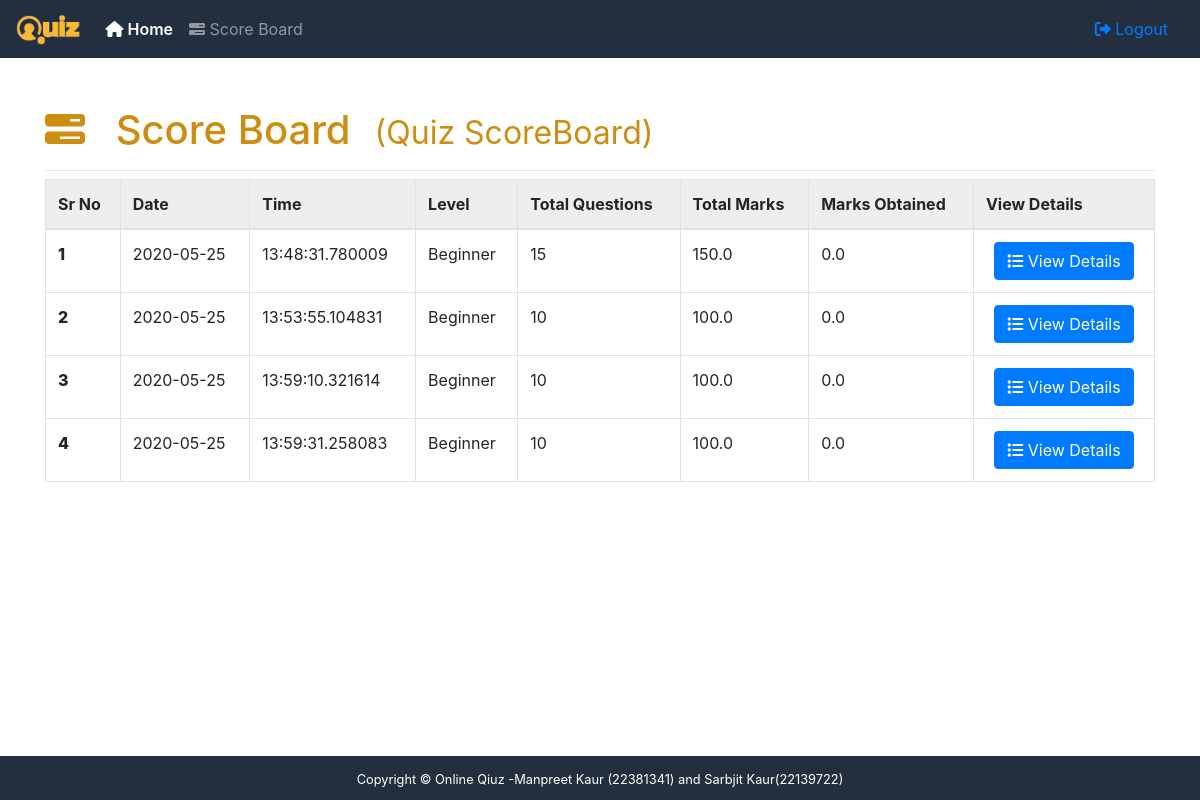
The page /scoreboard (signed in) on the database its author committed.
### app/user/models.py (models this page shows, shortened)
class UserScoreBoard(db.Model):
    id = db.Column(db.Integer, primary_key=True)
    user_id = db.Column(db.Integer, db.ForeignKey('user.id'),
                        nullable=False)
    user = db.relationship("User", foreign_keys=user_id)
    test_time = db.Column(db.TIMESTAMP, nullable=False)
    level_id = db.Column(db.Integer, db.ForeignKey('level.id'),
                         nullable=True)
    level = db.relationship("Level", foreign_keys=level_id)
    @property
    def get_test_date(self):
        return str(self.test_time.date())
    @property
    def get_test_time(self):
        return str(self.test_time.time())
    @property
    def get_scoreboard_details(self):
        return ScoreBoardDetail.query.filter(ScoreBoardDetail.scoreboard_id == self.id)
    @property
    def total_questions(self):
        return self.get_scoreboard_details.count()
    @property
    def total_marks(self):
        total = 0
        for i in self.get_scoreboard_details.all():
            try:
                total += float(i.total_marks)
            except:
                total += 0
        return total
    @property
    def obtained_marks(self):
        total = 0
        for i in self.get_scoreboard_details.all():
            try:
                total += float(i.obtained_marks)
            except:
                total+= 0
        return total

class ScoreBoardDetail(db.Model):
    id = db.Column(db.Integer, primary_key=True)
    scoreboard_id = db.Column(db.Integer, db.ForeignKey('user_score_board.id'),
                              nullable=False)
    level = db.Column(db.Text, nullable=False)
    question_type = db.Column(db.Enum(ScoreBoardQuestionType), nullable=False)
    total_marks = db.Column(db.Integer, nullable=False)
    obtained_marks = db.Column(db.Integer, nullable=True)
    feedback = db.Column(db.Text,nullable=True,default="")

### app/admin/models.py (models this page shows, shortened)
class Level(db.Model):
    id = db.Column(db.Integer, primary_key=True)
    name = db.Column(db.String(120), unique=True, nullable=False)
    image = db.Column(db.String(120), unique=False, nullable=False)
    priority = db.Column(db.Integer, unique=True, nullable=False)

### app/user/controller.py (the view)
@user_routes.route('/scoreboard')
@login_required
def scoreboard():
    scoreboard_ = UserScoreBoard.query.filter(
        UserScoreBoard.user_id == json.loads(session['quizuser'])['user_id']).all()
    return render_template("user/scoreboard.html", scoreboard=scoreboard_)

### app/user/__init__.py (called while the page is built)
def login_required(f):
    @wraps(f)
    def wrap(*args, **kwargs):
        if 'quizuser' in session:
            return f(*args, **kwargs)
        else:
            flash("You need to login first","danger")
            return redirect(url_for('user.login_page'))
    return wrap

### app/user/controller.py (called while the page is built)
@user_routes.before_request
def check_for_level():
    if request.endpoint == "user.user_quiz":
        level = Level.query.filter(Level.id == request.view_args['id_']).first()
        score_boards = UserScoreBoard.query.filter(
            UserScoreBoard.user_id == json.loads(session['quizuser'])['user_id']).order_by(-UserScoreBoard.level_id)

@user_routes.after_request
def after_request(response):
    response.headers["Cache-Control"] = "no-cache, no-store, must-revalidate"
    return response

### app/templates/user/scoreboard.html
{% extends 'user/base.html' %}
{% block content %}
<div class="container">
    <div class="table-responsive">
        <h1 class="mt-5"><i class="fa fa-tasks"></i> Score Board<small class="ml-4">(Quiz ScoreBoard)</small></h1>
        <hr class="mb-2"/>
        <table class="table table-bordered">
            <thead>
                <tr>
                    <th>Sr No</th>
                    <th>Date</th>
                    <th>Time</th>
                    <th>Level</th>
                    <th>Total Questions</th>
                    <th>Total Marks</th>
                    <th>Marks Obtained</th>
                    <th>View Details</th>
                </tr>
            </thead>
            <tbody>
                {% for board in scoreboard %}
                    <tr>
                        <td>{{ loop.index }}</td>
                        <td>{{ board.get_test_date }}</td>
                        <td>{{ board.get_test_time }}</td>
                        <td>{{ board.level.name }}</td>
                        <td>{{ board.total_questions }}</td>
                        <td>{{ board.total_marks }}</td>
                        <td>{{ board.obtained_marks }}</td>
                        <td>
                            <a href="{{ url_for('user.scoreboard_detail',id_=board.id) }}">
                            <button class="btn btn-primary"><i class="fa fa-list"></i> View Details</button>
                            </a>
                        </td>
                    </tr>
                {% endfor %}
            </tbody>
        </table>
    </div>
</div>
{% endblock %}

### app/static/style.css (style rules this page uses)
.table thead tr { background-color: #eee; }
.table tr td .btn { display: block; margin: auto; }
.table tbody tr td:first-child { font-weight: 800; }
.table-responsive h1 i:first-child { margin-right: 20px; }
h1 { color: #cc8d10; }
h1 i { margin-right: 20px; }

### rows shown on the page
UserScoreBoard: get_test_date "2020-05-25", get_test_time "13:48:31.780009", level.name "Beginner", total_questions "15", total_marks "150.0", obtained_marks "0.0"
UserScoreBoard: get_test_date "2020-05-25", get_test_time "13:53:55.104831", level.name "Beginner", total_questions "10", total_marks "100.0", obtained_marks "0.0"
UserScoreBoard: get_test_date "2020-05-25", get_test_time "13:59:10.321614", level.name "Beginner", total_questions "10", total_marks "100.0", obtained_marks "0.0"
UserScoreBoard: get_test_date "2020-05-25", get_test_time "13:59:31.258083", level.name "Beginner", total_questions "10", total_marks "100.0", obtained_marks "0.0"
